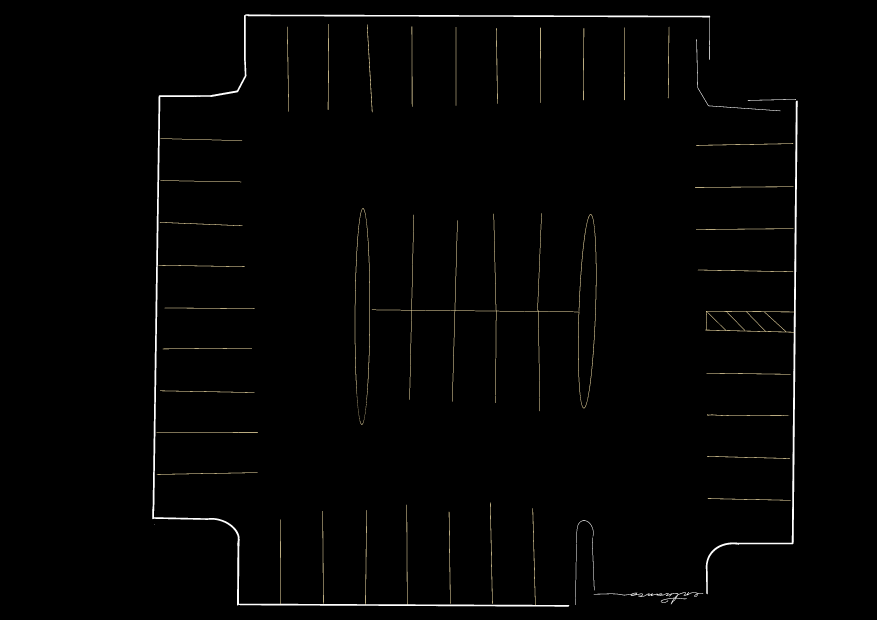
#> input picture IMG_0764.png, 3508 x 2480 px (shown at 1/4 size)
$ python scratch_scale.py
#> lines starting #> are read from the running program, lines starting #| are printed output that depends on the picture; after the words box and inside, x2 and y2 are one past the last pixel; in counts of white or black regions, pixels touching at a corner belong together
import cv2
import numpy as np
import json

img = cv2.imread('IMG_0764.png', 0)
#> img: shape (2480, 3508); min 0, max 255, mean 3
ret, thresh = cv2.threshold(img, 127, 255, cv2.THRESH_BINARY)
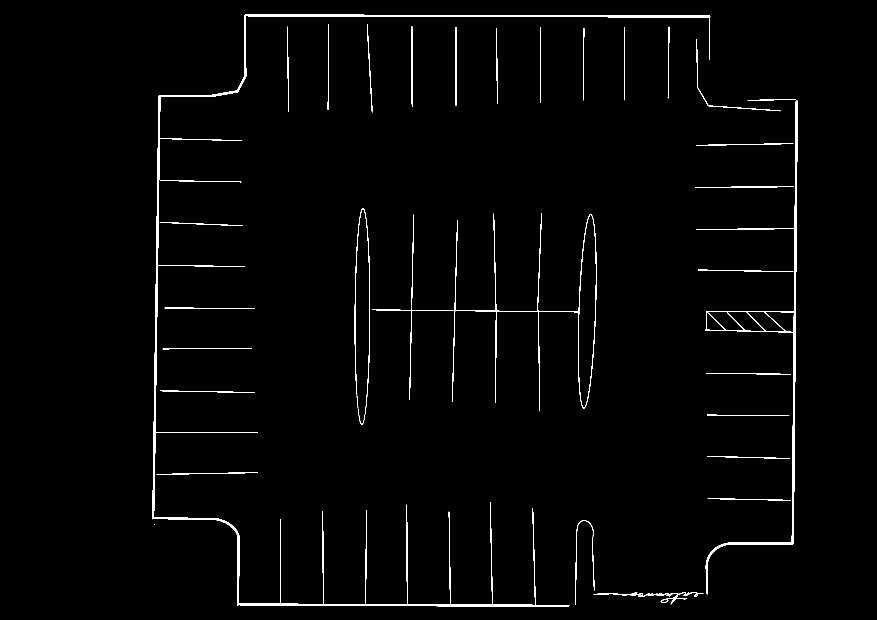
#> thresh: shape (2480, 3508) (shown at 1/4 size); 1.2% white; 90 white regions (48 under 20 px), largest, box (x1, y1, x2, y2) and area: (609, 57, 2841, 2427) 45052, (2820, 402, 3191, 2377) 19139, (1487, 855, 2386, 1645) 10034

# Find all white pixel coordinates
points = np.column_stack(np.where(thresh > 0))
#> points = 106857 pairs, first value 57 to 2426, second value 609 to 3190

print("White pixels:", len(points))
#| White pixels: 106857

# Let's apply the rough scaling to the PARKING_MAP and draw it to see how close it is.
# Then we can do local snapping.
PARKING_MAP = {
    "Space 1": [(375, 45), (428, 45), (428, 185), (375, 185)],
    "Space 2": [(428, 45), (481, 45), (481, 185), (428, 185)],
    "Space 3": [(481, 45), (534, 45), (534, 185), (481, 185)],
    "Space 4": [(534, 45), (587, 45), (587, 185), (534, 185)],
    "Space 5": [(587, 45), (640, 45), (640, 185), (587, 185)],
    "Space 6": [(640, 45), (693, 45), (693, 185), (640, 185)],
    "Space 7": [(693, 45), (746, 45), (746, 185), (693, 185)],
    "Space 8": [(746, 45), (799, 45), (799, 185), (746, 185)],
    "Space 9": [(799, 45), (852, 45), (852, 185), (799, 185)],
    "Space 10": [(345, 710), (398, 710), (398, 850), (345, 850)],
    "Space 11": [(398, 710), (451, 710), (451, 850), (398, 850)],
    "Space 12": [(451, 710), (504, 710), (504, 850), (451, 850)],
    "Space 13": [(504, 710), (557, 710), (557, 850), (504, 850)],
    "Space 14": [(557, 710), (610, 710), (610, 850), (557, 850)],
    "Space 15": [(610, 710), (663, 710), (663, 850), (610, 850)],
    "Space 16": [(663, 710), (716, 710), (716, 850), (663, 850)],
    "Space 17": [(205, 235), (335, 235), (335, 289), (205, 289)],
    "Space 18": [(205, 289), (335, 289), (335, 343), (205, 343)],
    "Space 19": [(205, 343), (335, 343), (335, 397), (205, 397)],
    "Space 20": [(205, 397), (335, 397), (335, 451), (205, 451)],
    "Space 21": [(205, 451), (335, 451), (335, 505), (205, 505)],
    "Space 22": [(205, 505), (335, 505), (335, 559), (205, 559)],
    "Space 23": [(205, 559), (335, 559), (335, 613), (205, 613)],
    "Space 24": [(205, 613), (335, 613), (335, 667), (205, 667)],
    "Space 25": [(205, 667), (335, 667), (335, 721), (205, 721)],
    "Space 26": [(205, 721), (335, 721), (335, 775), (205, 775)],
    "Space 27": [(205, 775), (335, 775), (335, 829), (205, 829)],
    "Space 28": [(915, 235), (1045, 235), (1045, 289), (915, 289)],
    "Space 29": [(915, 289), (1045, 289), (1045, 343), (915, 343)],
    "Space 30": [(915, 343), (1045, 343), (1045, 397), (915, 397)],
    "Space 31": [(915, 397), (1045, 397), (1045, 451), (915, 451)],
    "Space 32": [(915, 451), (1045, 451), (1045, 505), (915, 505)],
    "Space 33": [(915, 505), (1045, 505), (1045, 559), (915, 559)],
    "Space 34": [(915, 559), (1045, 559), (1045, 613), (915, 613)],
    "Space 35": [(915, 613), (1045, 613), (1045, 667), (915, 667)],
    "Space 36": [(915, 667), (1045, 667), (1045, 721), (915, 721)],
    "Space 37": [(915, 721), (1045, 721), (1045, 775), (915, 775)],
    "Space 38": [(915, 775), (1045, 775), (1045, 829), (915, 829)],
    "Space 39": [(460, 385), (515, 385), (515, 535), (460, 535)],
    "Space 40": [(515, 385), (570, 385), (570, 535), (515, 535)],
    "Space 41": [(570, 385), (625, 385), (625, 535), (570, 535)],
    "Space 42": [(625, 385), (680, 385), (680, 535), (625, 535)],
    "Space 43": [(680, 385), (735, 385), (735, 535), (680, 535)],
    "Space 44": [(460, 535), (515, 535), (515, 685), (460, 685)],
    "Space 45": [(515, 535), (570, 535), (570, 685), (515, 685)],
    "Space 46": [(570, 535), (625, 535), (625, 685), (570, 685)],
    "Space 47": [(625, 535), (680, 535), (680, 685), (625, 685)],
    "Space 48": [(680, 535), (735, 535), (735, 685), (680, 685)],
}

sx = 3.0726
sy = 2.9428
tx = -20.8
ty = -75.4

scaled_map = {}
for name, box in PARKING_MAP.items():
    new_box = []
    for x, y in box:
        nx = int(x * sx + tx)
        ny = int(y * sy + ty)
        new_box.append((nx, ny))
    scaled_map[name] = new_box

# Create distance transform to find nearest white pixels
dist_transform = cv2.distanceTransform(255 - thresh, cv2.DIST_L2, 3)
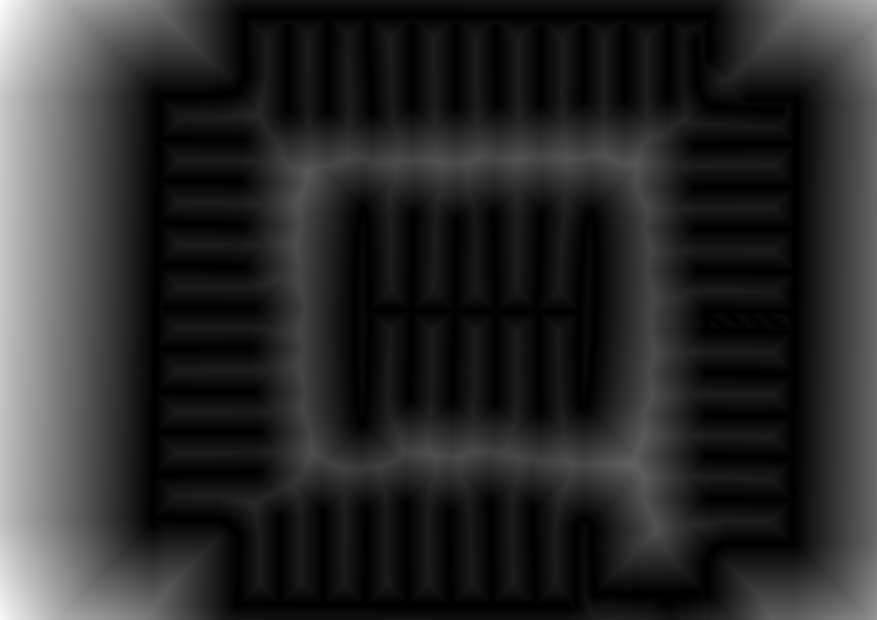
#> dist_transform: shape (2480, 3508) float32 (shown at 1/4 size); min 0, max 765.1, mean 129.2; drawn with min black and max white

# Function to snap a line segment to the nearest white ridge
def snap_line(p1, p2):
    # This is complex, let's just do a simple search for the whole box translation
    return p1, p2

# Let's just output the scaled map to see how good it is.
with open('scaled_map.json', 'w') as f:
    json.dump(scaled_map, f, indent=4)

# Draw on image
annotated = cv2.cvtColor(thresh, cv2.COLOR_GRAY2BGR)
for name, box in scaled_map.items():
    pts = np.array(box, np.int32).reshape((-1, 1, 2))
    cv2.polylines(annotated, [pts], True, (0, 0, 255), 3)
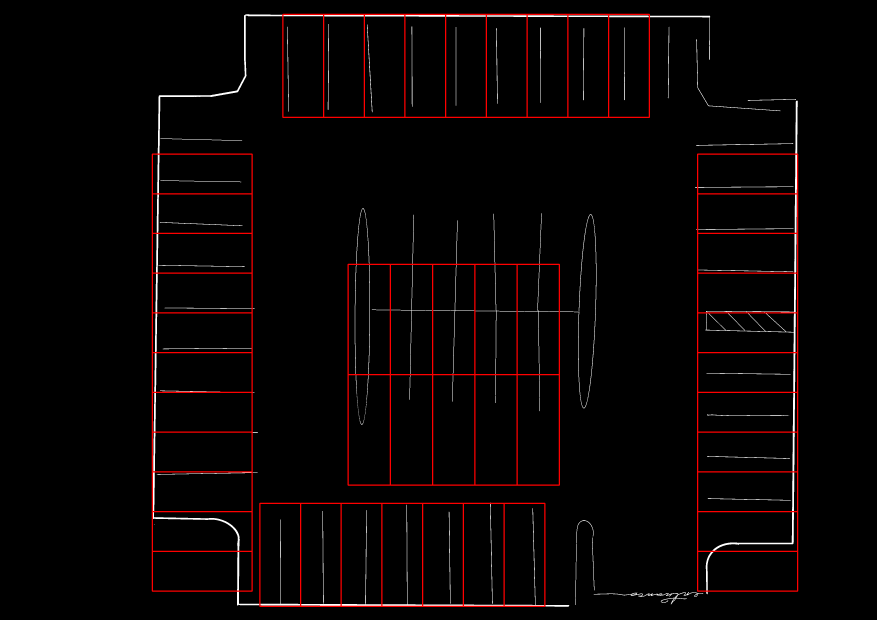
#> annotated: shape (2480, 3508, 3) (shown at 1/4 size); mean B, G, R 3, 3, 8.4

# Downscale for saving so it's not huge
small = cv2.resize(annotated, (0,0), fx=0.25, fy=0.25)
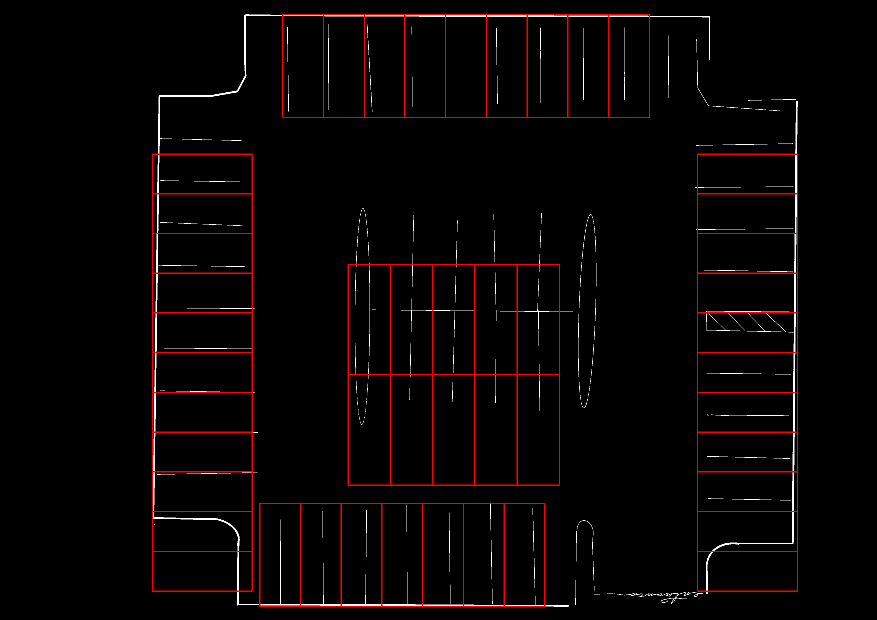
#> small: shape (620, 877, 3); mean B, G, R 3, 3, 8.2
cv2.imwrite('debug_scaled.png', small)
